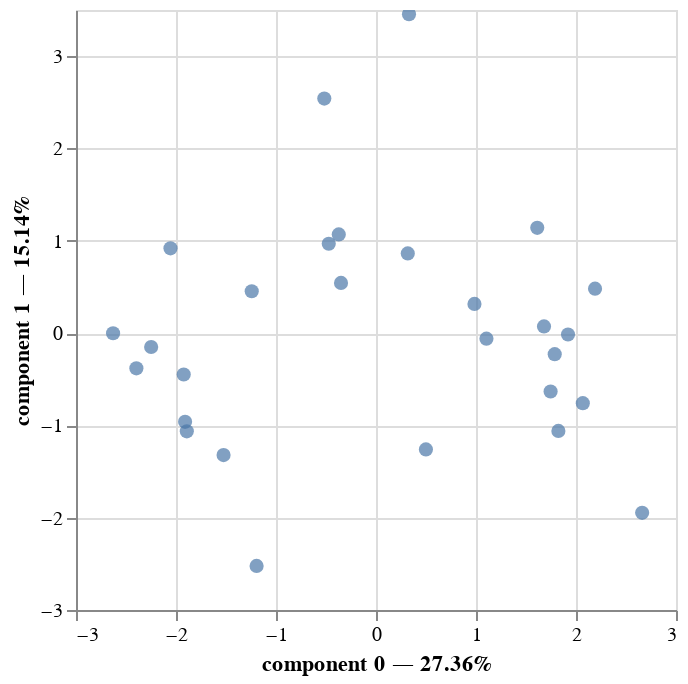

Notebook source saved alongside this figure:
### Code cell
mfa.plot(
    df_mfa,
    x_component=0,
    y_component=1
)

### Figure 1 — Vega-Lite specification as saved in the notebook (floating-point values rounded to 4 significant figures)
{"config": {"view": {"continuousWidth": 300, "continuousHeight": 300}}, "layer": [{"mark": {"type": "point", "filled": true, "size": 50}, "encoding": {"tooltip": [{"field": "index", "type": "quantitative"}, {"field": "group", "type": "nominal"}, {"field": "component 0", "type": "quantitative"}, {"field": "component 1", "type": "quantitative"}], "x": {"axis": {"title": "component 0 — 27.36%"}, "field": "component 0", "scale": {"zero": false}, "type": "quantitative"}, "y": {"axis": {"title": "component 1 — 15.14%"}, "field": "component 1", "scale": {"zero": false}, "type": "quantitative"}}, "name": "view_1"}], "data": {"name": "data-d49f648cf83bfecd726cefc9d37a1a3b"}, "params": [{"name": "param_1", "select": {"type": "interval", "encodings": ["x", "y"]}, "bind": "scales", "views": ["view_1"]}], "$schema": "https://vega.github.io/schema/vega-lite/v5.20.1.json", "datasets": {"data-d49f648cf83bfecd726cefc9d37a1a3b": [{"index": 0, "component 0": 0.9847, "component 1": 0.3161, "component 2": -1.348, "component 3": -0.1529, "component 4": -1.03, "group": "Global"}, {"index": 1, "component 0": 1.746, "component 1": -0.6329, "component 2": 0.04143, "component 3": -1.367, "component 4": 0.5756, "group": "Global"}, {"index": 2, "component 0": 1.824, "component 1": -1.06, "component 2": 0.03107, "component 3": 0.06736, "component 4": -0.3083, "group": "Global"}, {"index": 3, "component 0": 1.613, "component 1": 1.14, "component 2": -0.8522, "component 3": -1.105, "component 4": 0.5504, "group": "Global"}, {"index": 4, "component 0": 1.787, "component 1": -0.2288, "component 2": -0.9024, "component 3": 0.1532, "component 4": 1.176, "group": "Global"}, {"index": 5, "component 0": 1.104, "component 1": -0.06028, "component 2": -0.5363, "component 3": -1.398, "component 4": 0.293, "group": "Global"}, {"index": 6, "component 0": 1.92, "component 1": -0.01597, "component 2": -1.244, "component 3": 0.9768, "component 4": -1.027, "group": "Global"}, {"index": 7, "component 0": 2.19, "component 1": 0.4811, "component 2": -0.9467, "component 3": -0.2799, "component 4": 0.8812, "group": "Global"}, {"index": 8, "component 0": 1.68, "component 1": 0.07197, "component 2": -1.315, "component 3": 0.3719, "component 4": -0.9684, "group": "Global"}, {"index": 9, "component 0": 2.661, "component 1": -1.948, "component 2": 0.8476, "component 3": 0.1518, "component 4": -0.3386, "group": "Global"}, {"index": 10, "component 0": 2.068, "component 1": -0.7592, "component 2": 0.3549, "component 3": 0.005261, "component 4": -0.3871, "group": "Global"}, {"index": 11, "component 0": -2.248, "component 1": -0.1504, "component 2": -0.2136, "component 3": -1.391, "component 4": -0.06876, "group": "Global"}, {"index": 12, "component 0": -1.524, "component 1": -1.322, "component 2": 0.636, "component 3": 0.4431, "component 4": -0.1562, "group": "Global"}, {"index": 13, "component 0": -1.923, "component 1": -0.4484, "component 2": -1.233, "component 3": 1.875, "component 4": 1.655, "group": "Global"}, {"index": 14, "component 0": -2.629, "component 1": -0.001356, "component 2": -1.208, "component 3": -0.1076, "component 4": -1.328, "group": "Global"}, {"index": 15, "component 0": -2.055, "component 1": 0.918, "component 2": -0.5535, "component 3": -1.192, "component 4": -0.03744, "group": "Global"}, {"index": 16, "component 0": -2.396, "component 1": -0.3824, "component 2": -1.134, "component 3": 0.4833, "component 4": -1.124, "group": "Global"}, {"index": 17, "component 0": -1.892, "component 1": -1.064, "component 2": -0.6084, "component 3": 0.2354, "component 4": 1.053, "group": "Global"}, {"index": 18, "component 0": -1.909, "component 1": -0.9618, "component 2": 0.443, "component 3": -1.229, "component 4": 0.412, "group": "Global"}, {"index": 20, "component 0": -1.194, "component 1": -2.522, "component 2": 1.202, "component 3": 0.2237, "component 4": -0.4579, "group": "Global"}, {"index": 22, "component 0": 0.3178, "component 1": 0.8628, "component 2": 2.43, "component 3": 1.072, "component 4": -0.4677, "group": "Global"}, {"index": 23, "component 0": -0.3499, "component 1": 0.5437, "component 2": 0.8194, "component 3": -0.8653, "component 4": 0.4751, "group": "Global"}, {"index": 24, "component 0": -0.4724, "component 1": 0.9673, "component 2": -0.02026, "component 3": 1.043, "component 4": -0.6953, "group": "Global"}, {"index": 25, "component 0": 0.3299, "component 1": 3.455, "component 2": 1.606, "component 3": -0.05357, "component 4": 0.4506, "group": "Global"}, {"index": 27, "component 0": -0.5169, "component 1": 2.541, "component 2": 0.6194, "component 3": 0.3029, "component 4": -1.448, "group": "Global"}, {"index": 28, "component 0": 0.4993, "component 1": -1.26, "component 2": 2.351, "component 3": 0.7284, "component 4": -0.03788, "group": "Global"}, {"index": 29, "component 0": -1.243, "component 1": 0.4529, "component 2": 1.067, "component 3": -1.315, "component 4": 0.7185, "group": "Global"}, {"index": 30, "component 0": -0.3724, "component 1": 1.069, "component 2": -0.333, "component 3": 2.323, "component 4": 1.641, "group": "Global"}]}}
